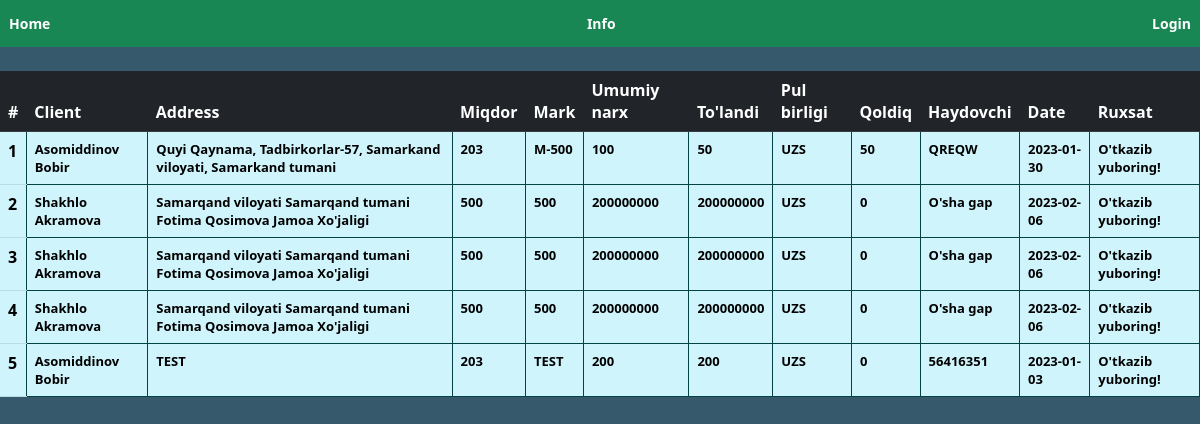
Screenshot of /info with the database file from the repository.
### forms.py (models this page shows, shortened)
class Reg(db.Model):
    id = db.Column(db.Integer, primary_key=True)
    client = db.Column(db.String(1000))
    address = db.Column(db.String(1000))
    quantity = db.Column(db.Integer)
    mark = db.Column(db.String(1000))
    price = db.Column(db.Integer)
    paid = db.Column(db.Integer)
    currency = db.Column(db.String())
    driver = db.Column(db.String(1000))
    date = db.Column(db.String())
    approve = db.Column(db.String())

### routes.py (the view)
@app.route("/info", methods=["GET", "POST"])
def info():
    form = Mine()
    if form.validate_on_submit:
        reg = Reg.query.filter_by(id=Reg.id).all()
        return render_template("act_list.html", form=form, reg=reg, user=current_user)

### templates/act_list.html (shortened to what this page needs)
{% extends 'layout.html' %}
{% block content %} <br>
<div class="d-flex align-content-start flex-wrap">
    <table class="table table-info">
        <thead class="thead-dark">
            <tr class="table-dark">
                <th scope="col">#</th>
                <th scope="col">Client</th>
                <th scope="col">Address</th>
                <th scope="col">Miqdor</th>
                <th scope="col">Mark</th>
                <th scope="col">Umumiy narx</th>
                <th scope="col">To'landi</th>
                <th scope="col">Pul birligi</th>
                <th scope="col">Qoldiq</th>
                <th scope="col">Haydovchi</th>
                <th scope="col">Date</th>
                <th scope="col">Ruxsat</th>
            </tr>
        </thead>
        {% for i in reg %}
        <tbody>
            <tr>
                <th scope="row">{{ i.id }}</th>
                <td>{{ i.client }}</td>
                <td>{{ i.address }}</td>
                <td>{{ i.quantity }}</td>
                <td>{{ i.mark }}</td>
                <td>{{ i.price }}</td>
                <td>{{ i.paid }}</td>
                <td>{{ i.currency }}</td>
                <td>{{ i.price - i.paid }}</td>
                <td>{{ i.driver }}</td>
                <td>{{ i.date }}</td>
                <td>{{ i.approve }}</td>
            </tr>
        </tbody>
        {% endfor %}
    </table>
</div>
{% endblock %}

### templates/layout.html (style rules this page uses)
body { background-color: rgb(54, 89, 107); }

### templates/act_list.html (style rules this page uses)
td { border: 1px solid rgb(3, 67, 69); }
td { font-size: small; font-weight: bold; }

### rows the page displays
Reg: id "1", client "Asomiddinov Bobir", address "Quyi Qaynama, Tadbirkorlar-57, Samarkand viloyati, Samarkand tumani", quantity "203", mark "M-500", price "100", paid "50", currency "UZS", i.price-i.paid "50", driver "QREQW", date "2023-01-30", approve "O'tkazib yuboring!"
Reg: id "2", client "Shakhlo Akramova", address "Samarqand viloyati Samarqand tumani Fotima Qosimova Jamoa Xo'jaligi", quantity "500", mark "500", price "200000000", paid "200000000", currency "UZS", i.price-i.paid "0", driver "O'sha gap", date "2023-02-06", approve "O'tkazib yuboring!"
Reg: id "3", client "Shakhlo Akramova", address "Samarqand viloyati Samarqand tumani Fotima Qosimova Jamoa Xo'jaligi", quantity "500", mark "500", price "200000000", paid "200000000", currency "UZS", i.price-i.paid "0", driver "O'sha gap", date "2023-02-06", approve "O'tkazib yuboring!"
Reg: id "4", client "Shakhlo Akramova", address "Samarqand viloyati Samarqand tumani Fotima Qosimova Jamoa Xo'jaligi", quantity "500", mark "500", price "200000000", paid "200000000", currency "UZS", i.price-i.paid "0", driver "O'sha gap", date "2023-02-06", approve "O'tkazib yuboring!"
Reg: id "5", client "Asomiddinov Bobir", address "TEST", quantity "203", mark "TEST", price "200", paid "200", currency "UZS", i.price-i.paid "0", driver "56416351", date "2023-01-03", approve "O'tkazib yuboring!"
